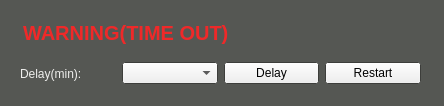
<?xml version="1.0" encoding="UTF-8"?>
<ui version="4.0">
 <class>Alert</class>
 <widget class="QWidget" name="Alert">
  <property name="geometry">
   <rect>
    <x>0</x>
    <y>0</y>
    <width>444</width>
    <height>106</height>
   </rect>
  </property>
  <property name="palette">
   <palette>
    <active>
     <colorrole role="Base">
      <brush brushstyle="SolidPattern">
       <color alpha="255">
        <red>255</red>
        <green>255</green>
        <blue>255</blue>
       </color>
      </brush>
     </colorrole>
     <colorrole role="Window">
      <brush brushstyle="SolidPattern">
       <color alpha="255">
        <red>85</red>
        <green>87</green>
        <blue>83</blue>
       </color>
      </brush>
     </colorrole>
    </active>
    <inactive>
     <colorrole role="Base">
      <brush brushstyle="SolidPattern">
       <color alpha="255">
        <red>255</red>
        <green>255</green>
        <blue>255</blue>
       </color>
      </brush>
     </colorrole>
     <colorrole role="Window">
      <brush brushstyle="SolidPattern">
       <color alpha="255">
        <red>85</red>
        <green>87</green>
        <blue>83</blue>
       </color>
      </brush>
     </colorrole>
    </inactive>
    <disabled>
     <colorrole role="Base">
      <brush brushstyle="SolidPattern">
       <color alpha="255">
        <red>85</red>
        <green>87</green>
        <blue>83</blue>
       </color>
      </brush>
     </colorrole>
     <colorrole role="Window">
      <brush brushstyle="SolidPattern">
       <color alpha="255">
        <red>85</red>
        <green>87</green>
        <blue>83</blue>
       </color>
      </brush>
     </colorrole>
    </disabled>
   </palette>
  </property>
  <property name="windowTitle">
   <string>Alert</string>
  </property>
  <property name="windowIcon">
   <iconset theme="clock">
    <normaloff>.</normaloff>.</iconset>
  </property>
  <widget class="QWidget" name="layoutWidget">
   <property name="geometry">
    <rect>
     <x>20</x>
     <y>60</y>
     <width>401</width>
     <height>27</height>
    </rect>
   </property>
   <layout class="QHBoxLayout" name="horizontalLayout">
    <item>
     <widget class="QLabel" name="label">
      <property name="styleSheet">
       <string notr="true">color: rgb(238, 238, 236);</string>
      </property>
      <property name="text">
       <string>Delay(min):</string>
      </property>
     </widget>
    </item>
    <item>
     <widget class="QComboBox" name="cbDelay">
      <property name="editable">
       <bool>false</bool>
      </property>
      <property name="currentText">
       <string/>
      </property>
      <property name="currentIndex">
       <number>-1</number>
      </property>
      <property name="maxCount">
       <number>10</number>
      </property>
     </widget>
    </item>
    <item>
     <widget class="QPushButton" name="btDelay">
      <property name="text">
       <string>Delay</string>
      </property>
     </widget>
    </item>
    <item>
     <widget class="QPushButton" name="btRestart">
      <property name="text">
       <string>Restart</string>
      </property>
     </widget>
    </item>
   </layout>
  </widget>
  <widget class="QWidget" name="">
   <property name="geometry">
    <rect>
     <x>23</x>
     <y>20</y>
     <width>401</width>
     <height>26</height>
    </rect>
   </property>
   <layout class="QHBoxLayout" name="horizontalLayout_2">
    <item>
     <widget class="QLabel" name="label_2">
      <property name="font">
       <font>
        <pointsize>15</pointsize>
        <weight>75</weight>
        <bold>true</bold>
       </font>
      </property>
      <property name="styleSheet">
       <string notr="true">color: rgb(239, 41, 41);</string>
      </property>
      <property name="text">
       <string>WARNING(TIME OUT)</string>
      </property>
     </widget>
    </item>
    <item>
     <widget class="QLabel" name="lbTimer">
      <property name="font">
       <font>
        <pointsize>16</pointsize>
        <weight>75</weight>
        <bold>true</bold>
       </font>
      </property>
      <property name="styleSheet">
       <string notr="true">color: rgb(138, 226, 52);</string>
      </property>
      <property name="text">
       <string/>
      </property>
      <property name="alignment">
       <set>Qt::AlignRight|Qt::AlignTrailing|Qt::AlignVCenter</set>
      </property>
     </widget>
    </item>
   </layout>
  </widget>
 </widget>
 <resources/>
 <connections>
  <connection>
   <sender>btRestart</sender>
   <signal>clicked()</signal>
   <receiver>Alert</receiver>
   <slot>restart()</slot>
   <hints>
    <hint type="sourcelabel">
     <x>364</x>
     <y>74</y>
    </hint>
    <hint type="destinationlabel">
     <x>364</x>
     <y>91</y>
    </hint>
   </hints>
  </connection>
  <connection>
   <sender>btDelay</sender>
   <signal>clicked()</signal>
   <receiver>Alert</receiver>
   <slot>delay()</slot>
   <hints>
    <hint type="sourcelabel">
     <x>274</x>
     <y>79</y>
    </hint>
    <hint type="destinationlabel">
     <x>275</x>
     <y>96</y>
    </hint>
   </hints>
  </connection>
 </connections>
 <slots>
  <slot>delay()</slot>
 </slots>
</ui>
